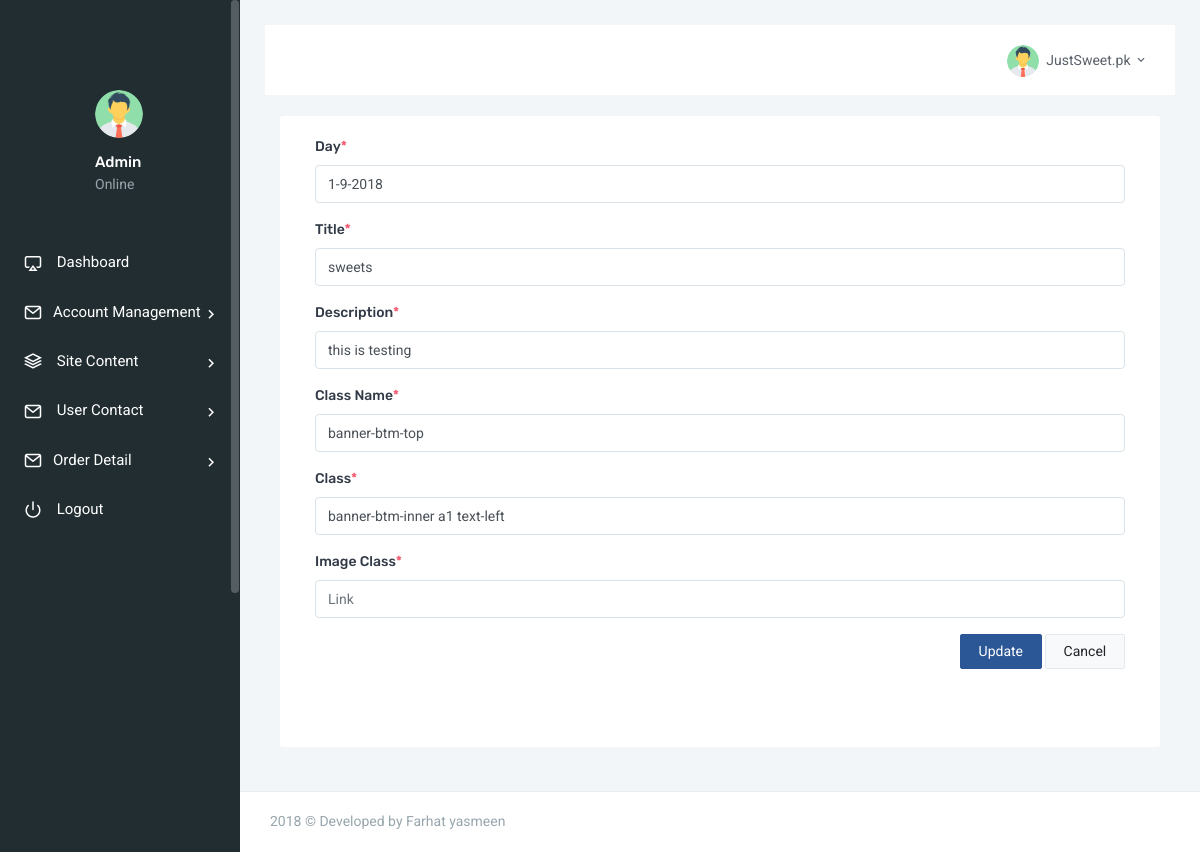
The page /admin/update_blog.php?id=5 (signed in) on the database its author committed.
### tables this page shows
CREATE TABLE `blog` (
  `id` int(10) NOT NULL,
  `day` varchar(255) NOT NULL,
  `title` varchar(400) NOT NULL,
  `description` varchar(400) NOT NULL,
  `classname` varchar(100) NOT NULL,
  `class` varchar(100) NOT NULL,
  `image` varchar(600) NOT NULL
);

### admin/update_blog.php (the view, shortened to what this page needs)
<?php
    include("lib/DBConn.php");
    if(isset($_GET['id'])){
            $id = $_GET['id'];
    }
?>
<!DOCTYPE html>
<html>
    <head>
        <link href="assets/css/bootstrap.min.css" rel="stylesheet" type="text/css" />
        <link href="assets/css/icons.css" rel="stylesheet" type="text/css" />
        <link href="assets/css/metismenu.min.css" rel="stylesheet" type="text/css" />
        <link href="assets/css/style.css" rel="stylesheet" type="text/css" />
    </head>
    <body>
        <div id="wrapper">
            <?php
            include("sidebar.php");
            ?>
        </div>
                <div class="content-page">
            <?php
                include("topbar.php");
            ?>
                <div class="content">
                    <div class="container-fluid">
                        <div class="row">
                            <div class="col-lg-2">
                        </div>
                            <div class="col-lg-12">
                                <div class="card-box">
                                    <div class="container">
                                        <?php
                                    $Query = "SELECT*  FROM blog  WHERE id = ".$id;
                                    $result = mysqli_query($conn, $Query);
                                    $row = mysqli_fetch_array($result);
                                ?>
                                        <form action="#" method="post" enctype="multipart/form-data">
                                                <div class="form-group">
                                                    <label for="userName"> Day<span class="text-danger">*</span></label>
                                                    <input type="text" name="TxtDate" parsley-trigger="change" required
                                                    placeholder="Day " class="form-control" id="ss" value="<?php echo $row['day'];?>">
                                                </div>
                                                <div class="form-group">
                                                    <label for="userName">Title<span class="text-danger">*</span></label>
                                                    <input type="text" name="TxtTitle" parsley-trigger="change" required
                                                    placeholder="title " class="form-control" id="rew" value="<?php echo $row['title'];?>">
                                                </div>
                                                <div class="form-group">
                                                    <label for="userName">Description<span class="text-danger">*</span></label>
                                                    <input type="text" name="TxtDescription" parsley-trigger="change" required
                                                    placeholder="Description " class="form-control" id="rew" value="<?php echo $row['description'];?>">
                                                </div>
                                             <div class="form-group">
                                                    <label for="userName"> Class Name<span class="text-danger">*</span></label>
                                                    <input type="text" name="TxtClassname" parsley-trigger="change" required
                                                    placeholder="BtnTitle " class="form-control" id="dws" value="<?php echo $row['classname'];?>">
                                                </div>
                                                <div class="form-group">
                                                    <label for="userName"> Class<span class="text-danger">*</span></label>
                                                    <input type="text" name="TxtClass" parsley-trigger="change" required
                                                    placeholder="Link " class="form-control" id="dws" value="<?php echo $row['class'];?>">
                                                </div>
                                                      <div class="form-group">
                                                    <label for="userName">Image Class<span class="text-danger">*</span></label>
                                                    <input type="text" name="TxtImgClass" parsley-trigger="change" required
                                                    placeholder="Link " class="form-control" id="dws" value="<?php echo $row['image_class'];?>">
                                                </div>
                                                <div class="form-group text-right m-b-0">
                                                    <button class="btn btn-custom waves-effect waves-light" type="submit" name="BtnUpdate" value="<?php echo($_REQUEST['id']);?>">
                                                    Update
                                                    </button>
                                                    <button type="reset" class="btn btn-light waves-effect m-l-5">
                                                     Cancel
                                                    </button>
                                                </div>
                                         </div>
                                    <br><br>
                                </div>
                            </div>
                        </div>
               <?php include("footer.php");?>
            </div>
        </div>
    </body>
</html>

### rows shown on the page
blog: TxtDate "1-9-2018", TxtTitle "sweets", TxtDescription "this is testing", TxtClassname "banner-btm-top", TxtClass "banner-btm-inner a1 text-left"

### other values the page prints
SiteTitle "JustSweet.pk"
DeveloperName "Farhat yasmeen"
